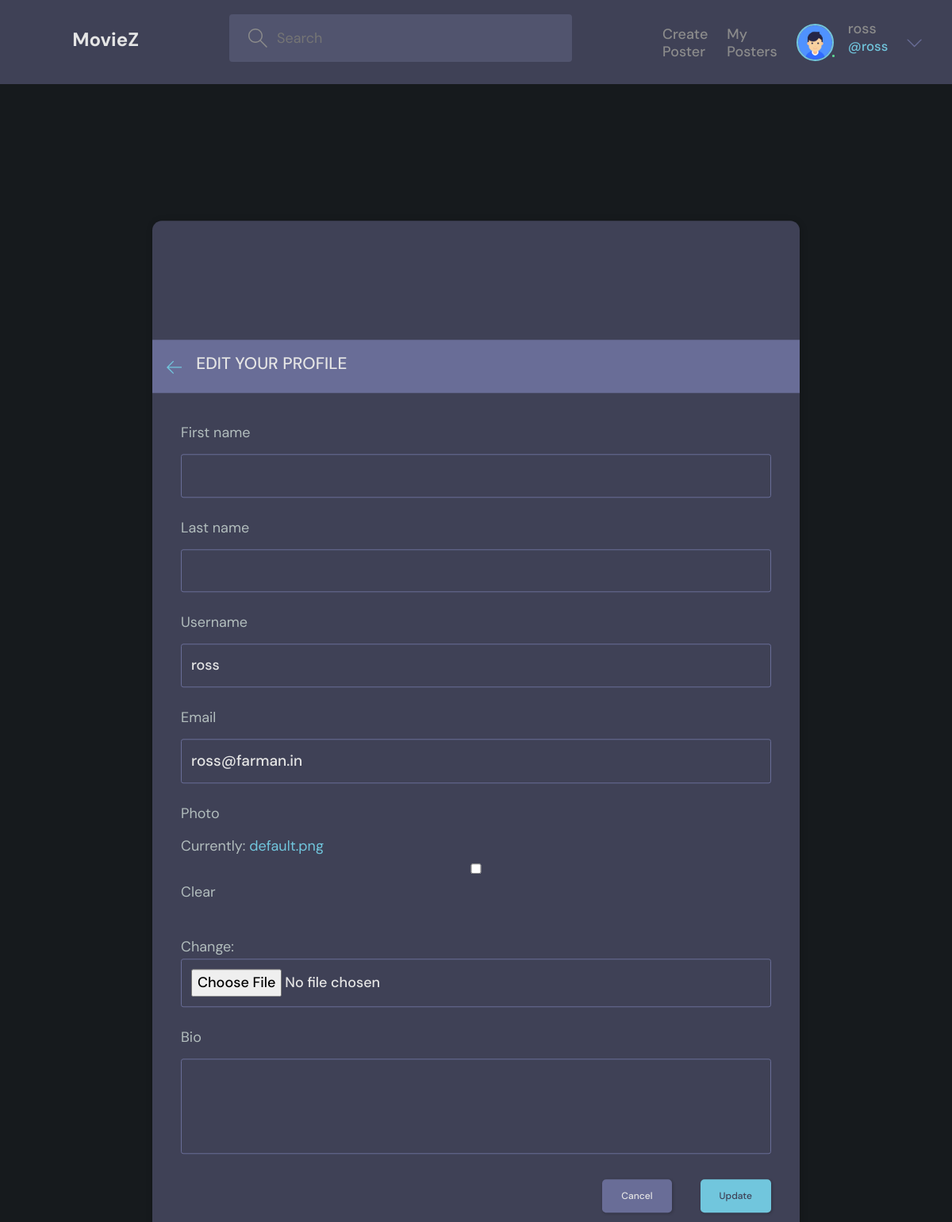
Page /account/update-profile/14/ (signed in) on the committed database.
### accounts/models.py (models this page shows, shortened)
class User(AbstractUser):
    ROLE_CHOICES = [
        ('member', 'Member'),
        ('admin', 'Admin')
    ]
    username=models.CharField(max_length=30)
    email = models.EmailField(unique=True, null=True)
    role = models.CharField(max_length= 30, choices = ROLE_CHOICES, default='member')
    photo = models.ImageField(upload_to='profile/%Y', null=True,blank=True, default='default.png')
    bio = models.TextField(null=True,blank=True)
    USERNAME_FIELD = 'email'
    REQUIRED_FIELDS = ['username']

### accounts/views.py (the view)
# urls.py: path('update-profile/<str:id>/',views.updateProfile,name="update-profile"),
@login_required(login_url='login')
def updateProfile(request,id):
    user= User.objects.get(pk=id)
    if request.user == user:
        form = UserForm(instance=user)
        if request.method == "POST":
            form = UserForm(request.POST,request.FILES, instance = user)
            if form.is_valid():
                form.save()
                messages.success(request,"Profile Updated")
                return redirect("user-profile",id=user.pk)
    else:
        return redirect('posters')
    data ={
        'form':form,
    }
    return render(request,'accounts/update-profile.html',data)

### accounts/forms.py
class UserForm(ModelForm):
    class Meta:
        model = User
        fields = ['first_name','last_name','username','email','photo','bio']

### templates/accounts/update-profile.html (shortened to what this page needs)
{% extends 'main.html' %}
{% block content %}
<main class="update-account layout" >
    <div class="container">
        <div class="layout__box" style="margin-top:100px;">
            <div class="layout__boxHeader" style="margin-top:150px;">
                <div class="layout__boxTitle">
                    <a href="{% url 'user-profile' user.id %}">
                        <svg version="1.1" xmlns="http://www.w3.org/2000/svg" width="32" height="32"
                            viewBox="0 0 32 32">
                            <title>arrow-left</title>
                            <path
                                d="M13.723 2.286l-13.723 13.714 13.719 13.714 1.616-1.611-10.96-10.96h27.625v-2.286h-27.625l10.965-10.965-1.616-1.607z">
                            </path>
                        </svg>
                    </a>
                    <h3>Edit your profile</h3>
                </div>
            </div>
            <div class="layout__body">
                <form class="form" action="{% url 'update-profile' user.id %}" method="POST" enctype="multipart/form-data">
        {% for field in form %}
          <div class="form__group">
            <label for="{{field.label}}">{{field.label}}</label>
            {{field}}
          </div>
          {% endfor %}
                    <div class="form__action">
                        <a class="btn btn--dark" href="{% url 'user-profile' user.id %}">Cancel</a>
                        <button class="btn btn--main" type="submit">Update</button>
                    </div>
                </form>
            </div>
        </div>
    </div>
</main>
{% endblock content %}

### templates/inc/header.html (shortened to what this page needs)
{% load static %}
<header class="header header--loggedIn">
    <div class="container">
      <a href="/" class="header__logo">
        <h1>MovieZ</h1>
      </a>
      {% if user.is_authenticated %}
      <form class="header__search" action="{% url 'posters' %}" method="GET">
        <label>
          <input name='q' placeholder="Search " />
        </label>
      </form>
      {% endif %}
      <nav class="header__menu">
        {% if request.user.is_authenticated %}
        <div class="header__user">
          <a href="{% url 'create-poster' %}" style="margin-top:15px">
            <p>Create Poster</p>
          </a>
          <a href="{% url 'posters' %}" style="margin-top:15px">
            <p>My Posters</p>
          </a>
          <a href="{% url 'user-profile' user.id %}">
            <div class="avatar avatar--medium active">
              <img src="{{user.photo.url}}" />
            </div>
            <p>{{user.username}}<span>@{{user.username}}</span></p>
          </a>
          <button class="dropdown-button">
            <svg version="1.1" xmlns="http://www.w3.org/2000/svg" width="32" height="32" viewBox="0 0 32 32">
              <title>chevron-down</title>
              <path d="M16 21l-13-13h-3l16 16 16-16h-3l-13 13z"></path>
            </svg>
          </button>
        </div>
        {% else %}
        <a href="{% url 'login' %}">
          <img src="{% static 'images/avatar.svg' %}" />
          <p>Login</p>
        </a>
        {% endif %}
      </nav>
    </div>
  </header>

### moviez/static/css/base.css (style rules this page uses)
:root { --primary: #232730; --secondary: #3a3e45; --white: #888787; --accent: #e56237; }
body { background-color: var(--primary); color: #fff; }
a { color: #fff; }
h2, h3 { color: var(--accent); }
.form-control[type='text'], [type='textarea'], [type='email'], [type='password'] { padding: 20px 25px; font-size: 19px; border-radius: 8px; }
textarea { padding: 20px 25px; font-size: 19px; border-radius: 8px; }
main { overflow: hidden; }

### rows in the picture
User: photo (placeholder picture), username "ross", form "ross" "ross@farman.in"

### other values in the picture
{{ field.label }} "First name" "Last name" "Username" "Email" "Photo" "Bio"
